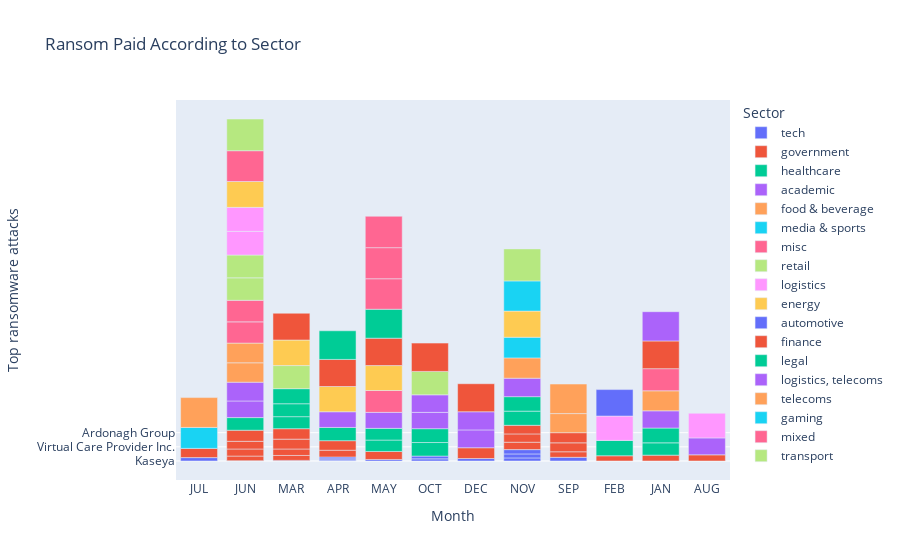

The code cell stored with this chart in its notebook:
### Code cell
px.bar(df,y='Top ransomware attacks',x='Month',color='Sector',title='Ransom Paid According to Sector')

### Figure 1 — Plotly figure (JSON) as saved in the notebook; plotly's stock layout.template omitted (floating-point values rounded to 4 significant figures)
{"data": [{"alignmentgroup": "True", "hovertemplate": "Sector=tech<br>Month=%{x}<br>Top ransomware attacks=%{y}<extra></extra>", "legendgroup": "tech", "marker": {"color": "#636efa", "pattern": {"shape": ""}}, "name": "tech", "offsetgroup": "tech", "orientation": "v", "showlegend": true, "textposition": "auto", "type": "bar", "x": ["JUL", "JUN", "MAR", "APR", "APR", "MAY", "APR", "OCT", "DEC", "OCT", "NOV", "JUL", "SEP", "NOV", "NOV"], "xaxis": "x", "y": ["Kaseya", "Nuance Communications", "Acer", "Asteelflash", "Quanta Computer", "ExaGrid", "Cognizant", "Sopra Steria", "Foxconn", "Software AG", "Advantech", "Garmin", "Tyler Technologies", "Managed.com", "Everis & Cadena SAR"], "yaxis": "y"}, {"alignmentgroup": "True", "hovertemplate": "Sector=government<br>Month=%{x}<br>Top ransomware attacks=%{y}<extra></extra>", "legendgroup": "government", "marker": {"color": "#EF553B", "pattern": {"shape": ""}}, "name": "government", "offsetgroup": "government", "orientation": "v", "showlegend": true, "textposition": "auto", "type": "bar", "x": ["JUN", "MAR", "FEB", "SEP", "JAN", "AUG", "MAR", "APR", "JUN", "NOV", "JUN", "MAY", "NOV", "NOV", "SEP", "JUL", "APR", "MAR", "SEP", "MAR", "DEC", "JUN"], "xaxis": "x", "y": ["Town of Freeport", "Pimpri-Chinchwad ", "Redcar & Cleveland Council", "DNM", "Town of Colonie", "City of Lafayette", "PEI Government", "City of Torrance", "City of Florence", "Delaware County", "Riviera Beach & Lake City", "City of Baltimore", "Government of Nunavut", "City of Johannesburg", "22 Texan towns", "La Porte County", "City of Lodi", "Jackson County", "Port of San Diego", "City of Atlanta", "Madison County", "New Hampshire PD"], "yaxis": "y"}, {"alignmentgroup": "True", "hovertemplate": "Sector=healthcare<br>Month=%{x}<br>Top ransomware attacks=%{y}<extra></extra>", "legendgroup": "healthcare", "marker": {"color": "#00cc96", "pattern": {"shape": ""}}, "name": "healthcare", "offsetgroup": "healthcare", "orientation": "v", "showlegend": true, "textposition": "auto", "type": "bar", "x": ["MAY", "MAY", "MAR", "JAN", "JUN", "MAR", "APR", "OCT", "OCT", "NOV", "NOV", "JAN", "MAR", "FEB"], "xaxis": "x", "y": ["Ireland HSE", "Scripps Health", "Oloron-Sainte-Marie", "ECMC", "Merck", "Allergy Partners", "Pierre Fabre", "Vastaamo", "UHS", "Virtual Care Provider Inc.", "DCH Health System", "Hancock Health", "MedStar Health", "HPMC"], "yaxis": "y"}, {"alignmentgroup": "True", "hovertemplate": "Sector=academic<br>Month=%{x}<br>Top ransomware attacks=%{y}<extra></extra>", "legendgroup": "academic", "marker": {"color": "#ab63fa", "pattern": {"shape": ""}}, "name": "academic", "offsetgroup": "academic", "orientation": "v", "showlegend": true, "textposition": "auto", "type": "bar", "x": ["APR", "MAY", "OCT", "JUN", "AUG", "JAN", "OCT", "DEC", "DEC", "NOV", "JUN"], "xaxis": "x", "y": ["Coral Glades High School", "Leominster PSD", "Wyoming Area School District", "UC San Francisco", "University of Utah", "Richmond Community Schools", "Yazoo County School District", "Haberdashers’ Monmouth Schools", "Maastricht University", "Carleton University", "University of Calgary"], "yaxis": "y"}, {"alignmentgroup": "True", "hovertemplate": "Sector=food & beverage<br>Month=%{x}<br>Top ransomware attacks=%{y}<extra></extra>", "legendgroup": "food & beverage", "marker": {"color": "#FFA15A", "pattern": {"shape": ""}}, "name": "food & beverage", "offsetgroup": "food & beverage", "orientation": "v", "showlegend": true, "textposition": "auto", "type": "bar", "x": ["SEP", "JUN", "JUN", "JAN", "NOV"], "xaxis": "x", "y": ["Arran Brewery", "Mondelez International", "JBS", "Dairy Farm Group", "Campari Group"], "yaxis": "y"}, {"alignmentgroup": "True", "hovertemplate": "Sector=media & sports<br>Month=%{x}<br>Top ransomware attacks=%{y}<extra></extra>", "legendgroup": "media & sports", "marker": {"color": "#19d3f3", "pattern": {"shape": ""}}, "name": "media & sports", "offsetgroup": "media & sports", "orientation": "v", "showlegend": true, "textposition": "auto", "type": "bar", "x": ["NOV", "JUL"], "xaxis": "x", "y": ["Media Prima", "Plex"], "yaxis": "y"}, {"alignmentgroup": "True", "hovertemplate": "Sector=misc<br>Month=%{x}<br>Top ransomware attacks=%{y}<extra></extra>", "legendgroup": "misc", "marker": {"color": "#FF6692", "pattern": {"shape": ""}}, "name": "misc", "offsetgroup": "misc", "orientation": "v", "showlegend": true, "textposition": "auto", "type": "bar", "x": ["JUN", "JUN", "MAY", "JAN"], "xaxis": "x", "y": ["Norsk Hydro", "Saint-Gobain", "Brenntag", "Temple Har Shalom"], "yaxis": "y"}, {"alignmentgroup": "True", "hovertemplate": "Sector=retail<br>Month=%{x}<br>Top ransomware attacks=%{y}<extra></extra>", "legendgroup": "retail", "marker": {"color": "#B6E880", "pattern": {"shape": ""}}, "name": "retail", "offsetgroup": "retail", "orientation": "v", "showlegend": true, "textposition": "auto", "type": "bar", "x": ["JUN", "JUN", "MAR", "OCT"], "xaxis": "x", "y": ["Beiersdorf", "Reckitt Benckiser", "FatFace", "Haldiram's"], "yaxis": "y"}, {"alignmentgroup": "True", "hovertemplate": "Sector=logistics<br>Month=%{x}<br>Top ransomware attacks=%{y}<extra></extra>", "legendgroup": "logistics", "marker": {"color": "#FF97FF", "pattern": {"shape": ""}}, "name": "logistics", "offsetgroup": "logistics", "orientation": "v", "showlegend": true, "textposition": "auto", "type": "bar", "x": ["JUN", "JUN", "FEB", "AUG"], "xaxis": "x", "y": ["WPP", "FedEx", "ISS World", "CWT"], "yaxis": "y"}, {"alignmentgroup": "True", "hovertemplate": "Sector=energy<br>Month=%{x}<br>Top ransomware attacks=%{y}<extra></extra>", "legendgroup": "energy", "marker": {"color": "#FECB52", "pattern": {"shape": ""}}, "name": "energy", "offsetgroup": "energy", "orientation": "v", "showlegend": true, "textposition": "auto", "type": "bar", "x": ["MAY", "APR", "MAR", "JUN", "NOV"], "xaxis": "x", "y": ["Colonial Pipeline", "EDP", "CPI", "Enel", "PEMEX"], "yaxis": "y"}, {"alignmentgroup": "True", "hovertemplate": "Sector=automotive<br>Month=%{x}<br>Top ransomware attacks=%{y}<extra></extra>", "legendgroup": "automotive", "marker": {"color": "#636efa", "pattern": {"shape": ""}}, "name": "automotive", "offsetgroup": "automotive", "orientation": "v", "showlegend": true, "textposition": "auto", "type": "bar", "x": ["FEB"], "xaxis": "x", "y": ["Kia Motors"], "yaxis": "y"}, {"alignmentgroup": "True", "hovertemplate": "Sector=finance<br>Month=%{x}<br>Top ransomware attacks=%{y}<extra></extra>", "legendgroup": "finance", "marker": {"color": "#EF553B", "pattern": {"shape": ""}}, "name": "finance", "offsetgroup": "finance", "orientation": "v", "showlegend": true, "textposition": "auto", "type": "bar", "x": ["MAR", "APR", "MAY", "JAN", "DEC", "OCT"], "xaxis": "x", "y": ["CNA", "Upstox", "One Call Insurance", "Travelex", "Shirbit Insurance", "Ardonagh Group"], "yaxis": "y"}, {"alignmentgroup": "True", "hovertemplate": "Sector=legal<br>Month=%{x}<br>Top ransomware attacks=%{y}<extra></extra>", "legendgroup": "legal", "marker": {"color": "#00cc96", "pattern": {"shape": ""}}, "name": "legal", "offsetgroup": "legal", "orientation": "v", "showlegend": true, "textposition": "auto", "type": "bar", "x": ["APR", "MAY"], "xaxis": "x", "y": ["TJR", "GSMS Law Firm"], "yaxis": "y"}, {"alignmentgroup": "True", "hovertemplate": "Sector=logistics, telecoms<br>Month=%{x}<br>Top ransomware attacks=%{y}<extra></extra>", "legendgroup": "logistics, telecoms", "marker": {"color": "#ab63fa", "pattern": {"shape": ""}}, "name": "logistics, telecoms", "offsetgroup": "logistics, telecoms", "orientation": "v", "showlegend": true, "textposition": "auto", "type": "bar", "x": ["JAN"], "xaxis": "x", "y": ["Bouygues"], "yaxis": "y"}, {"alignmentgroup": "True", "hovertemplate": "Sector=telecoms<br>Month=%{x}<br>Top ransomware attacks=%{y}<extra></extra>", "legendgroup": "telecoms", "marker": {"color": "#FFA15A", "pattern": {"shape": ""}}, "name": "telecoms", "offsetgroup": "telecoms", "orientation": "v", "showlegend": true, "textposition": "auto", "type": "bar", "x": ["SEP", "JUL"], "xaxis": "x", "y": ["K-Electric", "Telecomm"], "yaxis": "y"}, {"alignmentgroup": "True", "hovertemplate": "Sector=gaming<br>Month=%{x}<br>Top ransomware attacks=%{y}<extra></extra>", "legendgroup": "gaming", "marker": {"color": "#19d3f3", "pattern": {"shape": ""}}, "name": "gaming", "offsetgroup": "gaming", "orientation": "v", "showlegend": true, "textposition": "auto", "type": "bar", "x": ["NOV"], "xaxis": "x", "y": ["Capcom"], "yaxis": "y"}, {"alignmentgroup": "True", "hovertemplate": "Sector=mixed<br>Month=%{x}<br>Top ransomware attacks=%{y}<extra></extra>", "legendgroup": "mixed", "marker": {"color": "#FF6692", "pattern": {"shape": ""}}, "name": "mixed", "offsetgroup": "mixed", "orientation": "v", "showlegend": true, "textposition": "auto", "type": "bar", "x": ["MAY", "JUN", "MAY", "MAY"], "xaxis": "x", "y": ["\"WannaCry\"", "\"Petya\" & \"NotPetya\"", "\"TeslaCrypt 2\"", "Apple devices"], "yaxis": "y"}, {"alignmentgroup": "True", "hovertemplate": "Sector=transport<br>Month=%{x}<br>Top ransomware attacks=%{y}<extra></extra>", "legendgroup": "transport", "marker": {"color": "#B6E880", "pattern": {"shape": ""}}, "name": "transport", "offsetgroup": "transport", "orientation": "v", "showlegend": true, "textposition": "auto", "type": "bar", "x": ["JUN", "NOV"], "xaxis": "x", "y": ["Maersk", "San Francisco MTA"], "yaxis": "y"}], "layout": {"barmode": "relative", "legend": {"title": {"text": "Sector"}, "tracegroupgap": 0}, "title": {"text": "Ransom Paid According to Sector"}, "xaxis": {"anchor": "y", "domain": [0, 1], "title": {"text": "Month"}}, "yaxis": {"anchor": "x", "domain": [0, 1], "title": {"text": "Top ransomware attacks"}}}}
